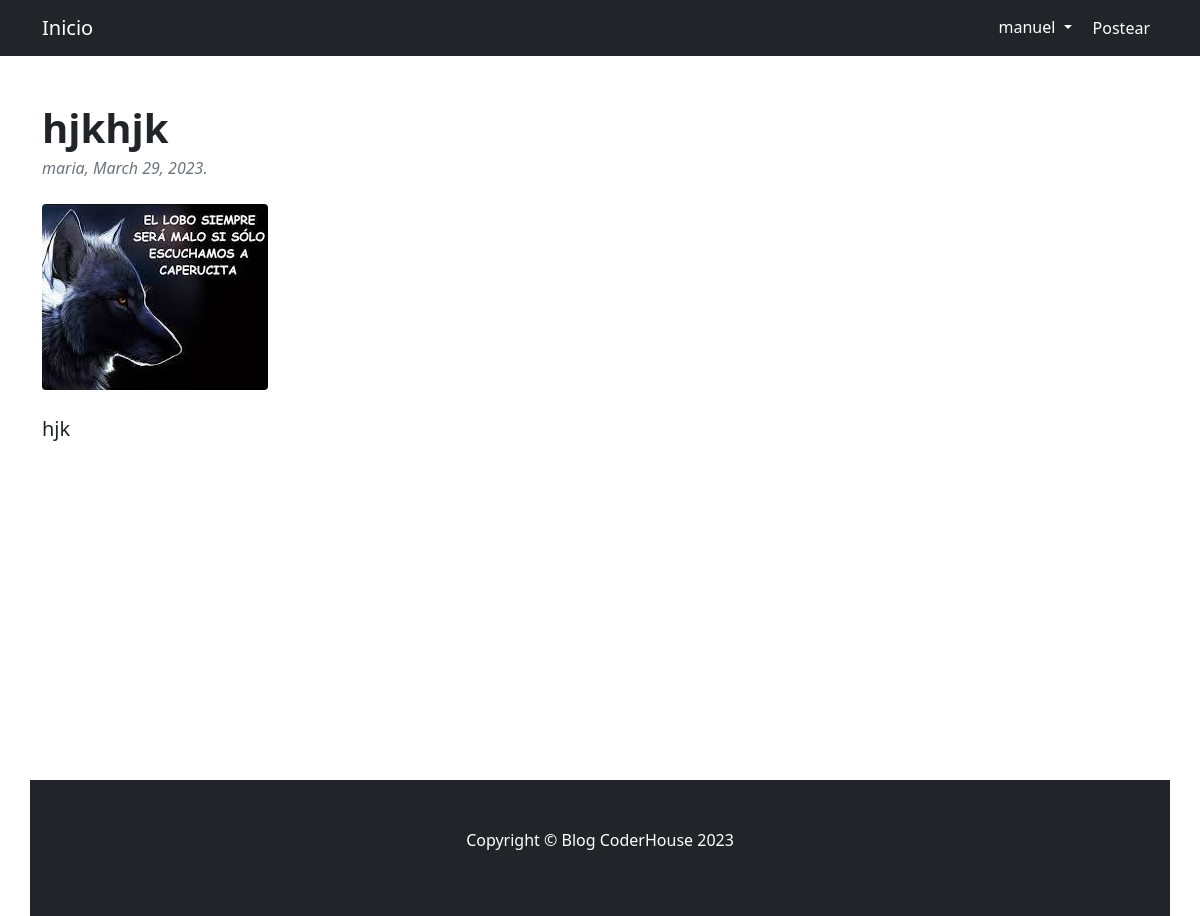
The app's page /pages/29 (signed in) with its own data.
### blog/models.py (models this page shows, shortened)
class Post(models.Model):
    id = models.AutoField(primary_key=True)
    title = models.CharField(max_length=40)
    subtitle = models.CharField(max_length=40)
    body = models.CharField(max_length=1000)
    author = models.ForeignKey(User, on_delete=models.CASCADE)
    date = models.DateField(default=datetime.now)
    image = models.ImageField(upload_to='media', blank=True, null=True)

### blog/views.py (the view)
# urls.py: path('<pk>', PostDetail.as_view(), name="Detail"),
class PostDetail(DetailView):
    model = Post
    template_name = 'post_detail.html'

### blog/templates/post_detail.html (shortened to what this page needs)
<!DOCTYPE html>
<html lang="en">
    <head>
        {% load static %}
        <link rel="stylesheet" href="https://cdnjs.cloudflare.com/ajax/libs/twitter-bootstrap/4.6.0/css/bootstrap.min.css">
        <link href="{% static 'post/css/styles.css' %}" rel="stylesheet" />
    </head>
    <body>
        <nav class="navbar navbar-expand-lg navbar-dark bg-dark">
            <div class="container">
                <a class="navbar-brand" href="{% url 'Home' %}">Inicio</a>
                <div class="collapse navbar-collapse" id="navbarSupportedContent">
                    <ul class="navbar-nav ms-auto mb-2 mb-lg-0">
                        {% if user.is_authenticated %}
                        <div class="dropdown">
                            <button class="btn btn-default dropdown-toggle" type="button" id="dropdownMenuButton" data-toggle="dropdown" aria-expanded="false" style="color:white">
                                {{user.username}}
                            </button>
                        </div>
                            <li class="nav-item"><a class="nav-link active" aria-current="page" href="#">Postear</a></li>
                        {% endif %}
                    </ul>
                </div>
            </div>
        </nav>
        <div class="container mt-5">
            <div class="row">
                <div class="col-lg-8">
                    <article>
                        <header class="mb-4">
                            <h1 class="fw-bolder mb-1">{{post.title}}</h1>
                            <div class="text-muted fst-italic mb-2">{{post.author}}, {{post.date}}.</div>
                        </header>
                        <figure class="mb-4"><img class="img-fluid rounded" src="{{post.image.url}}" alt="..." /></figure>
                        <section class="mb-5">
                            <p class="fs-5 mb-4">{{post.body}}</p>
                        </section>
                    </article>
                    <br><br><br><br><br><br><br><br><br><br><br><br>
                </div>
        <footer class="py-5 bg-dark">
            <div class="container"><p class="text-center text-white">Copyright &copy; Blog CoderHouse 2023</p></div>
        </footer>
    </body>
</html>

### records on screen
Post: title "hjkhjk", author "maria", date "March 29, 2023", image (picture), body "hjk"

### other values on screen
{{ user.username }} "manuel"
